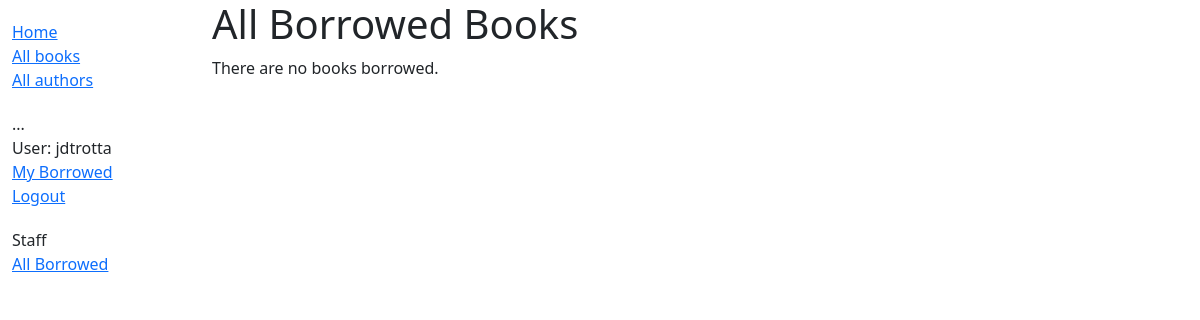
/catalog/allbooks/ (signed in), run on an earlier commit of the app's database.
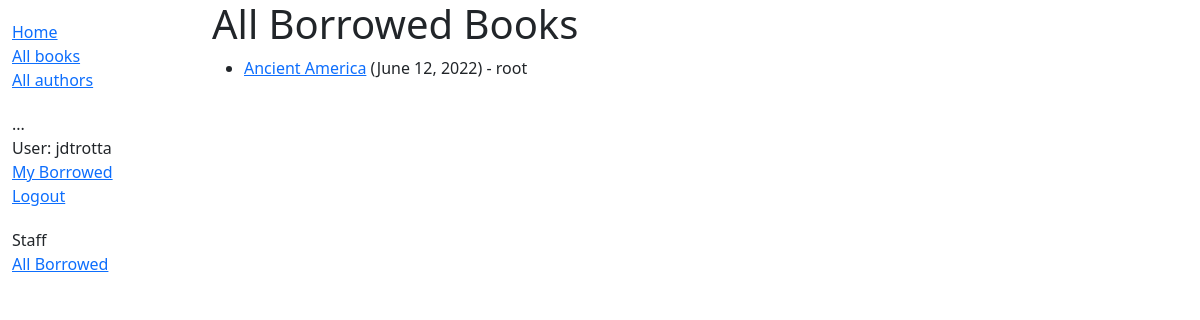
And on a later commit of the database.
### catalog/models.py (models this page shows, shortened)
class BookInstance(models.Model):
    id = models.UUIDField(primary_key=True, default=uuid.uuid4, help_text='Unique ID for this particular book across whole library')
    book = models.ForeignKey('Book', on_delete=models.RESTRICT, null=True)
    imprint = models.CharField(max_length=200)
    due_back = models.DateField(null=True, blank=True)
    borrower = models.ForeignKey(User, on_delete=models.SET_NULL, null=True, blank=True)
    LOAN_STATUS = (
        ('m', 'Maintenance'),
        ('o', 'On loan'),
        ('a', 'Available'),
        ('r', 'Reserved'),
    )
    status = models.CharField(
        max_length=1,
        choices=LOAN_STATUS,
        blank=True,
        default='m',
        help_text='Book availability',
    )
    @property
    def is_overdue(self):
        if self.due_back and date.today() > self.due_back:
            return True
        return False
    class Meta:
        ordering = ['due_back']

class Book(models.Model):
    title = models.CharField(max_length=200)
    author = models.ForeignKey('Author', on_delete=models.SET_NULL, null=True)
    summary = models.TextField(max_length=1000, help_text='Enter a brief description of the book')
    isbn = models.CharField('ISBN', max_length=13, help_text='13 Character <a href="https://www.isbn-international.org/content/what-isbn">ISBN number</a>')
    genre = models.ManyToManyField(Genre, help_text='Select a genre for this book')
    def display_genre(self):
        """
        Creates a string for the Genre. This is required to display genre in Admin.
        """
        return ', '.join([genre.name for genre in self.genre.all()[:3]])
    display_genre.short_description = 'Genre'

### catalog/views.py (the view)
# urls.py: path('allbooks/', views.LoanedBooksLibrarianListView.as_view(), name='all-borrowed'),
class LoanedBooksLibrarianListView(PermissionRequiredMixin, generic.ListView):
    model = BookInstance
    permission_required = 'catalog.can_mark_returned'
    template_name = 'catalog/bookinstance_list_borrowed_all.html'
    paginate_by = 10
    def get_queryset(self):
        return BookInstance.objects.filter(status__exact='o').order_by('due_back')

### catalog/templates/catalog/bookinstance_list_borrowed_all.html
{% extends "base_generic.html" %}
{% block content %}
    <h1>All Borrowed Books</h1>
    {% if bookinstance_list %}
    <ul>
      {% for bookinst in bookinstance_list %}
      <li class="{% if bookinst.is_overdue %}text-danger{% endif %}">
        <a href="{% url 'book-detail' bookinst.book.pk %}">{{bookinst.book.title}}</a> ({{ bookinst.due_back }}) {% if user.is_staff %}- {{ bookinst.borrower }}{% endif %}
      </li>
      {% endfor %}
    </ul>
    {% else %}
      <p>There are no books borrowed.</p>
    {% endif %}
{% endblock %}

What changed in the data, as far as the page shows it:
now on this page (row edited): BookInstance: book "Ancient America", due_back "June 12, 2022", borrower "root"
Also different on the page:
text no longer shown: "There are no books borrowed."
